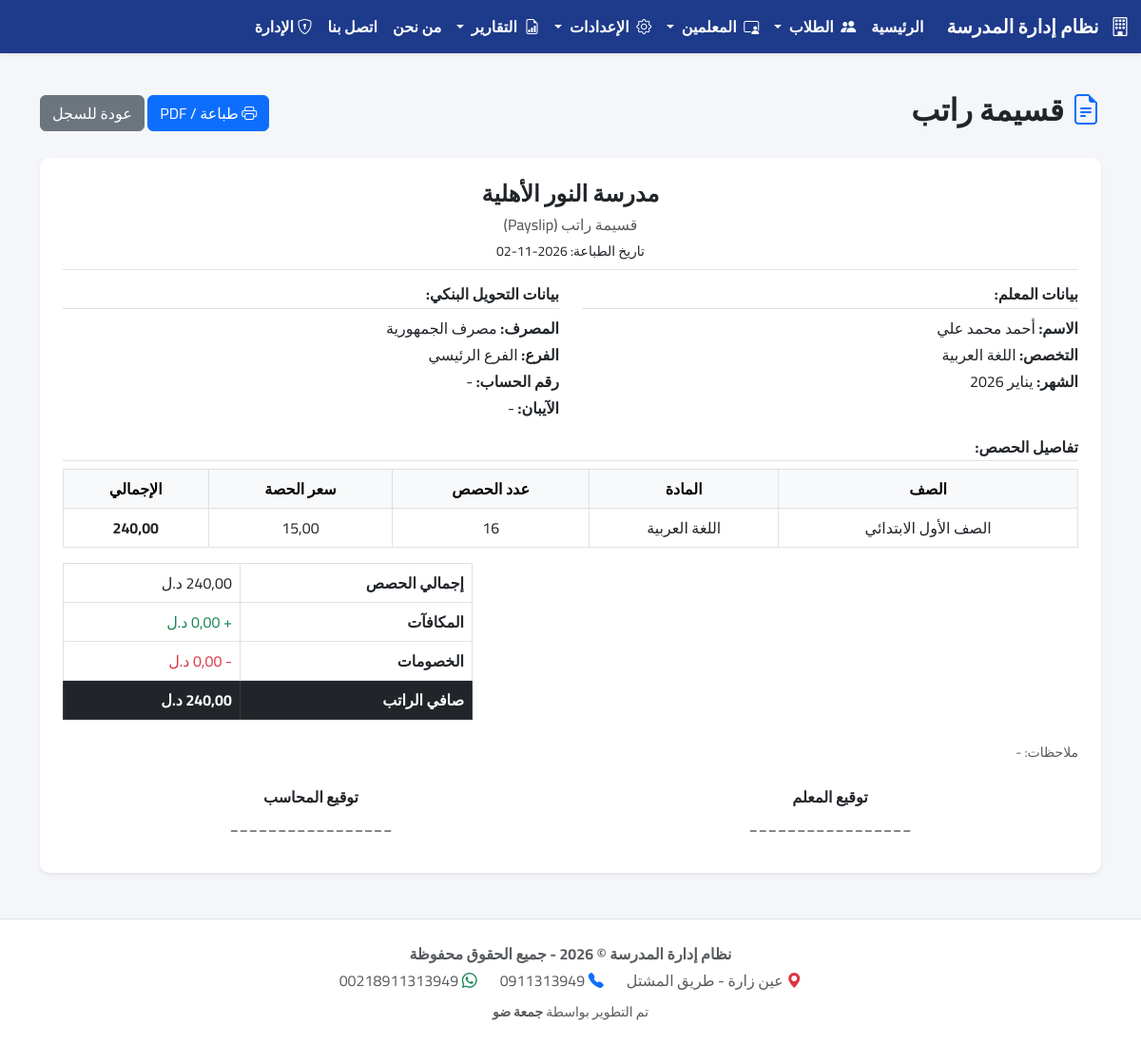
The page /salaries/2/payslip/ on the database its author committed.
### academics/models.py (models this page shows, shortened)
class TeacherSalary(models.Model):
    MONTH_CHOICES = [
        ('يناير', 'يناير'), ('فبراير', 'فبراير'), ('مارس', 'مارس'),
        ('أبريل', 'أبريل'), ('مايو', 'مايو'), ('يونيو', 'يونيو'),
        ('يوليو', 'يوليو'), ('أغسطس', 'أغسطس'), ('سبتمبر', 'سبتمبر'),
        ('أكتوبر', 'أكتوبر'), ('نوفمبر', 'نوفمبر'), ('ديسمبر', 'ديسمبر'),
    ]
    YEAR_CHOICES = [(str(year), str(year)) for year in range(2020, 2031)]
    teacher = models.ForeignKey(Teacher, on_delete=models.CASCADE, related_name='salaries', verbose_name="المعلم")
    month = models.CharField(max_length=20, choices=MONTH_CHOICES, verbose_name="الشهر")
    year = models.CharField(max_length=4, choices=YEAR_CHOICES, default='2026', verbose_name="السنة")
    bonus = models.DecimalField(max_digits=10, decimal_places=2, default=0.00, verbose_name="مكافآت")
    deductions = models.DecimalField(max_digits=10, decimal_places=2, default=0.00, verbose_name="خصومات")
    note = models.CharField(max_length=250, blank=True, null=True, verbose_name="ملاحظات")
    paid_date = models.DateField(auto_now_add=True, verbose_name="تاريخ الصرف")
    class Meta:
        verbose_name = "راتب شهري"
        verbose_name_plural = "رواتب المعلمين"
        ordering = ['-year', '-paid_date']
    @property
    def total_classes_amount(self):
        try:
            return sum((item.total_amount for item in self.salary_items.all()), Decimal('0.00'))
        except Exception:
            return Decimal('0.00')
    @property
    def net_salary(self):
        try:
            return (self.total_classes_amount + self.bonus) - self.deductions
        except Exception:
            return Decimal('0.00')

class Teacher(models.Model):
    name = models.CharField(max_length=150, verbose_name="اسم المعلم")
    subject = models.CharField(max_length=100, verbose_name="التخصص/المادة")
    phone = models.CharField(max_length=20, verbose_name="رقم الهاتف", blank=True, null=True)
    bank_name = models.CharField(max_length=100, verbose_name="اسم المصرف", blank=True, null=True)
    bank_branch = models.CharField(max_length=100, verbose_name="الفرع", blank=True, null=True)
    account_number = models.CharField(max_length=50, verbose_name="رقم الحساب", blank=True, null=True)
    bank_account = models.CharField(max_length=50, verbose_name="رقم الآيبان (IBAN)", blank=True, null=True)
    account_holder = models.CharField(max_length=150, verbose_name="اسم صاحب الحساب (الرباعي)", blank=True, null=True)
    is_active = models.BooleanField(default=True, verbose_name="نشط")
    created_at = models.DateTimeField(auto_now_add=True, verbose_name="تاريخ التعيين", null=True, blank=True)
    class Meta:
        verbose_name = "معلم"
        verbose_name_plural = "المعلمين"

class SalaryItem(models.Model):
    salary = models.ForeignKey(TeacherSalary, on_delete=models.CASCADE, related_name='salary_items', verbose_name="سجل الراتب")
    pricing = models.ForeignKey(ClassPricing, on_delete=models.SET_NULL, null=True, blank=True, verbose_name="التسعير (الصف والمادة)")
    total_classes = models.PositiveIntegerField(default=0, verbose_name="عدد الحصص")
    hourly_rate = models.DecimalField(max_digits=10, decimal_places=2, verbose_name="سعر الحصة (د.ل)")
    @property
    def total_amount(self):
        try:
            return Decimal(self.total_classes) * self.hourly_rate
        except Exception:
            return Decimal('0.00')

class ClassPricing(models.Model):
    STAGE_CHOICES = [
        ('ابتدائي', 'ابتدائي'),
        ('إعدادي', 'إعدادي'),
        ('ثانوي', 'ثانوي'),
    ]
    stage = models.CharField(max_length=20, choices=STAGE_CHOICES, verbose_name="المرحلة")
    grade = models.ForeignKey(Grade, on_delete=models.CASCADE, verbose_name="الصف")
    subject = models.ForeignKey(Subject, on_delete=models.CASCADE, verbose_name="المادة")
    price_per_class = models.DecimalField(max_digits=10, decimal_places=2, verbose_name="سعر الحصة (د.ل)")
    class Meta:
        unique_together = ('stage', 'grade', 'subject')
        verbose_name = "تسعير حصة"
        verbose_name_plural = "جدول أسعار الحصص"

class Grade(models.Model):
    name = models.CharField(max_length=50, verbose_name="الصف الدراسي", unique=True)
    class Meta:
        verbose_name = "الصف"
        verbose_name_plural = "الصفوف"

class Subject(models.Model):
    name = models.CharField(max_length=100, verbose_name="اسم المادة")
    grade = models.ForeignKey(Grade, on_delete=models.CASCADE, related_name='subjects', verbose_name="الصف")
    class Meta:
        verbose_name = "المادة"
        verbose_name_plural = "المواد"

### academics/views.py (the view)
# urls.py: path('salaries/<int:pk>/payslip/', SalaryPayslipView.as_view(), name='salary_payslip'),
class SalaryPayslipView(TemplateView):
    template_name = 'academics/salary_payslip.html'
    def get_context_data(self, **kwargs):
        context = super().get_context_data(**kwargs)
        try:
            salary_id = self.kwargs.get('pk')
            salary = TeacherSalary.objects.get(id=salary_id)
            context.update({
                'salary': salary,
                'today': timezone.now(),
            })
        except TeacherSalary.DoesNotExist:
            messages.error(self.request, "سجل الراتب غير موجود.")
        except Exception as e:
            messages.error(self.request, f"حدث خطأ: {str(e)}")
        return context

### templates/academics/salary_payslip.html (shortened to what this page needs)
{% extends 'base.html' %}
{% block content %}
<div class="d-flex justify-content-between align-items-center mb-4 mt-3 no-print">
    <h2 class="fw-bold"><i class="bi bi-file-earmark-text text-primary"></i> قسيمة راتب</h2>
    <div>
        <button onclick="window.print()" class="btn btn-primary"><i class="bi bi-printer"></i> طباعة / PDF</button>
        <a href="{% url 'salary_list' %}" class="btn btn-secondary">عودة للسجل</a>
    </div>
</div>
<div class="card shadow-sm border-0 p-4 print-container">
    <div class="text-center mb-3 border-bottom pb-2">
        <h4 class="fw-bold">مدرسة النور الأهلية</h4>
        <h6 class="text-muted">قسيمة راتب (Payslip)</h6>
        <p class="mb-0 small">تاريخ الطباعة: {{ today|date:"Y-m-d" }}</p>
    </div>
    <div class="row mb-3">
        <div class="col-6">
            <h6 class="fw-bold border-bottom pb-1 mb-2">بيانات المعلم:</h6>
            <p class="mb-1"><strong>الاسم:</strong> {{ salary.teacher.name }}</p>
            <p class="mb-1"><strong>التخصص:</strong> {{ salary.teacher.subject }}</p>
            <p class="mb-1"><strong>الشهر:</strong> {{ salary.month }} {{ salary.year }}</p>
        </div>
        <div class="col-6">
            <h6 class="fw-bold border-bottom pb-1 mb-2">بيانات التحويل البنكي:</h6>
            <p class="mb-1"><strong>المصرف:</strong> {{ salary.teacher.bank_name|default:"غير محدد" }}</p>
            <p class="mb-1"><strong>الفرع:</strong> {{ salary.teacher.bank_branch|default:"غير محدد" }}</p>
            <p class="mb-1"><strong>رقم الحساب:</strong> {{ salary.teacher.account_number|default:"-" }}</p>
            <p class="mb-1"><strong>الآيبان:</strong> {{ salary.teacher.bank_account|default:"-" }}</p>
        </div>
    </div>
    <h6 class="fw-bold border-bottom pb-1 mb-2">تفاصيل الحصص:</h6>
    <table class="table table-bordered text-center mb-3">
        <thead class="table-light">
            <tr>
                <th>الصف</th>
                <th>المادة</th>
                <th>عدد الحصص</th>
                <th>سعر الحصة</th>
                <th>الإجمالي</th>
            </tr>
        </thead>
        <tbody>
            {% for item in salary.salary_items.all %}
            <tr>
                <td>{{ item.pricing.grade.name|default:"-" }}</td>
                <td>{{ item.pricing.subject.name|default:"-" }}</td>
                <td>{{ item.total_classes }}</td>
                <td>{{ item.hourly_rate|floatformat:2 }}</td>
                <td class="fw-bold">{{ item.total_amount|floatformat:2 }}</td>
            </tr>
            {% empty %}
            <tr><td colspan="5" class="text-muted">لا توجد حصص مسجلة.</td></tr>
            {% endfor %}
        </tbody>
    </table>
    <div class="row justify-content-end mb-2">
        <div class="col-md-5">
            <table class="table table-bordered mb-0">
                <tr>
                    <td class="fw-bold">إجمالي الحصص</td>
                    <td class="text-start">{{ salary.total_classes_amount|floatformat:2 }} د.ل</td>
                </tr>
                <tr>
                    <td class="fw-bold">المكافآت</td>
                    <td class="text-success text-start">+ {{ salary.bonus|floatformat:2 }} د.ل</td>
                </tr>
                <tr>
                    <td class="fw-bold">الخصومات</td>
                    <td class="text-danger text-start">- {{ salary.deductions|floatformat:2 }} د.ل</td>
                </tr>
                <tr class="table-dark">
                    <td class="fw-bold fs-6">صافي الراتب</td>
                    <td class="fw-bold fs-6 text-start">{{ salary.net_salary|floatformat:2 }} د.ل</td>
                </tr>
            </table>
        </div>
    </div>
    <div class="mt-3">
        <p class="small text-muted mb-2">ملاحظات: {{ salary.note|default:"-" }}</p>
        <div class="row mt-4">
            <div class="col-6 text-center">
                <p class="fw-bold mb-1">توقيع المعلم</p>
                <p>_________________</p>
            </div>
            <div class="col-6 text-center">
                <p class="fw-bold mb-1">توقيع المحاسب</p>
                <p>_________________</p>
            </div>
        </div>
    </div>
</div>
{% endblock %}

### templates/base.html (style rules this page uses)
body { font-family: 'Cairo', sans-serif; background-color: #f4f6f9; min-height: 100vh; display: flex; flex-direction: column; }
.card { border-radius: 10px; }

### rows shown on the page
TeacherSalary: teacher.name "أحمد محمد علي", teacher.subject "اللغة العربية", month "يناير", year "2026", teacher.bank_name "مصرف الجمهورية", teacher.bank_branch "الفرع الرئيسي", teacher.account_number "-", teacher.bank_account "-", net_salary "240,00", note "-"
SalaryItem: pricing.grade.name "الصف الأول الابتدائي", pricing.subject.name "اللغة العربية", total_classes "16", hourly_rate "15,00", total_amount "240,00"
